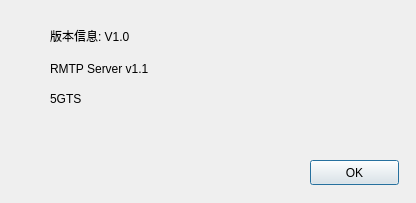
<?xml version="1.0" encoding="UTF-8"?>
<ui version="4.0">
 <class>VersionWindow</class>
 <widget class="QDialog" name="VersionWindow">
  <property name="geometry">
   <rect>
    <x>0</x>
    <y>0</y>
    <width>416</width>
    <height>203</height>
   </rect>
  </property>
  <property name="windowTitle">
   <string>Infomation About Version</string>
  </property>
  <widget class="QLabel" name="label">
   <property name="geometry">
    <rect>
     <x>50</x>
     <y>20</y>
     <width>151</width>
     <height>31</height>
    </rect>
   </property>
   <property name="text">
    <string>版本信息: V1.0</string>
   </property>
  </widget>
  <widget class="QLabel" name="label_2">
   <property name="geometry">
    <rect>
     <x>50</x>
     <y>60</y>
     <width>161</width>
     <height>17</height>
    </rect>
   </property>
   <property name="text">
    <string>RMTP Server v1.1</string>
   </property>
  </widget>
  <widget class="QLabel" name="label_3">
   <property name="geometry">
    <rect>
     <x>50</x>
     <y>90</y>
     <width>161</width>
     <height>17</height>
    </rect>
   </property>
   <property name="text">
    <string>5GTS</string>
   </property>
  </widget>
  <widget class="QPushButton" name="btnInfo">
   <property name="geometry">
    <rect>
     <x>310</x>
     <y>160</y>
     <width>89</width>
     <height>25</height>
    </rect>
   </property>
   <property name="text">
    <string>OK</string>
   </property>
  </widget>
 </widget>
 <resources/>
 <connections>
  <connection>
   <sender>btnInfo</sender>
   <signal>clicked()</signal>
   <receiver>VersionWindow</receiver>
   <slot>close()</slot>
   <hints>
    <hint type="sourcelabel">
     <x>354</x>
     <y>172</y>
    </hint>
    <hint type="destinationlabel">
     <x>207</x>
     <y>101</y>
    </hint>
   </hints>
  </connection>
 </connections>
</ui>
